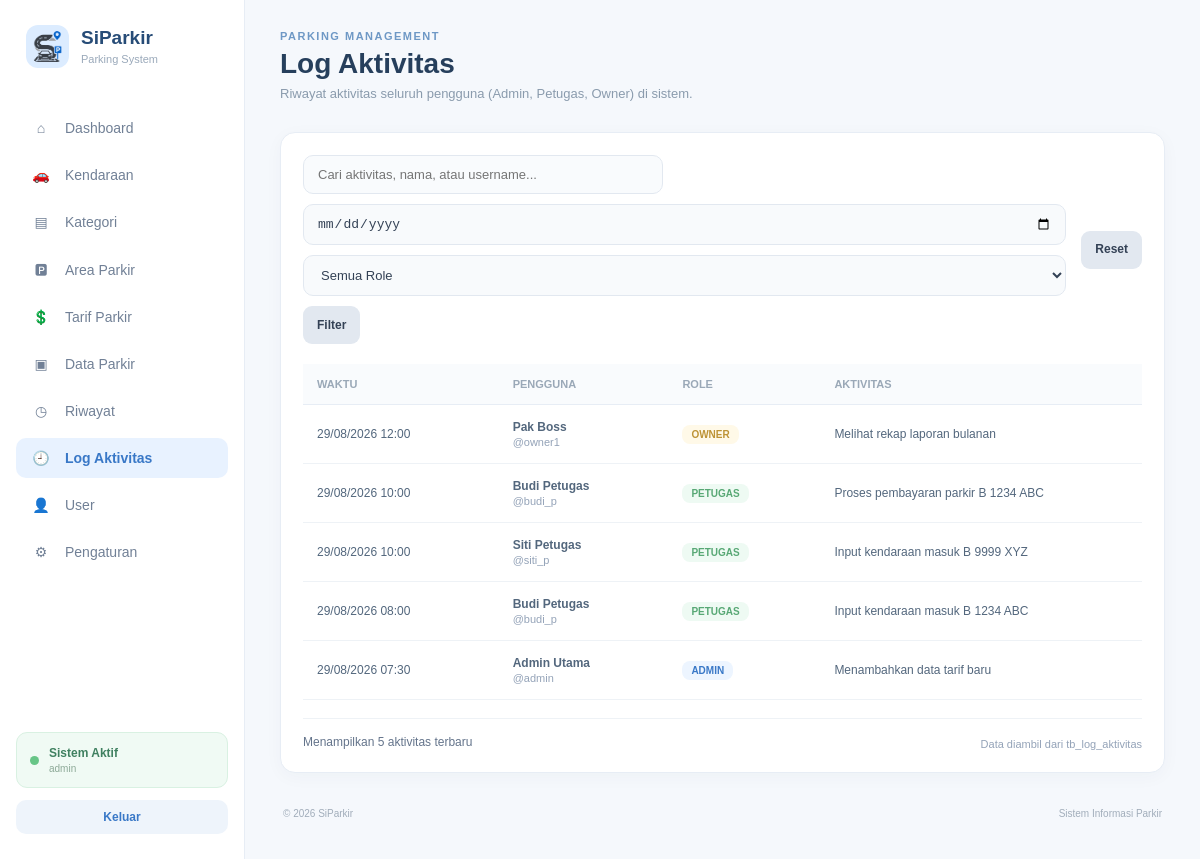
/controller/c_log.php (signed in), run on the app's committed database.
### tables this page shows
CREATE TABLE `tb_log_aktivitas` (
  `id_log` int NOT NULL,
  `id_user` int NOT NULL,
  `aktivitas` varchar(100) NOT NULL,
  `waktu_aktivitas` datetime NOT NULL DEFAULT CURRENT_TIMESTAMP
);

CREATE TABLE `tb_user` (
  `id_user` int NOT NULL,
  `nama_lengkap` varchar(50) NOT NULL,
  `username` varchar(50) NOT NULL,
  `password` varchar(100) NOT NULL,
  `role` enum('admin','petugas','owner') NOT NULL,
  `status_aktif` tinyint(1) NOT NULL DEFAULT '1'
);

### controller/c_log.php (called while the page is built, shortened)
<?php
require_once __DIR__ . '/../model/m_log.php';
$model = new M_Log();
$log = $model->all($_GET['q'] ?? '', $_GET['tanggal'] ?? '', $_GET['role'] ?? '');
require __DIR__ . '/../views/v_log.php';

### views/_helpers.php (called while the page is built, shortened)
<?php
function base_url() {
    $projectRoot = str_replace('\\', '/', dirname(__DIR__));
    $docRoot = isset($_SERVER['DOCUMENT_ROOT']) ? str_replace('\\', '/', rtrim($_SERVER['DOCUMENT_ROOT'], '/')) : '';
    if ($docRoot !== '' && stripos($projectRoot, $docRoot) === 0) {
        return rtrim(substr($projectRoot, strlen($docRoot)), '/');
    }
    $script = str_replace('\\', '/', $_SERVER['SCRIPT_NAME'] ?? '');
    return rtrim(dirname(dirname($script)), '/');
}
function e($v){return htmlspecialchars((string)$v, ENT_QUOTES, 'UTF-8');}
function tanggal_id($dt){return $dt?date('d/m/Y H:i',strtotime($dt)):'-';}

### model/m_log.php (called while the page is built, shortened)
<?php
require_once __DIR__ . '/m_koneksi.php';
class M_Log
{
    public function all($keyword = '', $tanggal = '', $role = '')
    {
        global $conn;
        $where = '1=1';
        $sql = "SELECT l.id_log, l.aktivitas, l.waktu_aktivitas, u.nama_lengkap, u.username, u.role
                FROM tb_log_aktivitas l
                JOIN tb_user u ON u.id_user = l.id_user
                WHERE $where
                ORDER BY l.waktu_aktivitas DESC
                LIMIT 300";
        $q = mysqli_query($conn, $sql);
        return $q ? mysqli_fetch_all($q, MYSQLI_ASSOC) : [];
    }
}

### views/v_log.php (the view)
<?php require_once __DIR__.'/_helpers.php'; $current_page_override='v_log.php'; $basePath=base_url(); ?><!DOCTYPE html><html lang="id"><head><meta charset="UTF-8"><meta name="viewport" content="width=device-width,initial-scale=1"><title>Log Aktivitas - SiParkir</title><link rel="stylesheet" href="<?=e($basePath.'/asset/dashboard_admin.css')?>"><style>.role-tag{display:inline-block;padding:4px 9px;border-radius:8px;font-size:10px;font-weight:bold;text-transform:uppercase}.role-tag.admin{background:#edf5ff;color:#3978c7}.role-tag.petugas{background:#eefaf3;color:#58a875}.role-tag.owner{background:#fff9e8;color:#bd9336}</style></head><body><div class="layout"><?php include __DIR__.'/_sidebar.php'; ?><main class="main"><header class="header"><div><p class="small-title">PARKING MANAGEMENT</p><h1>Log Aktivitas</h1><p class="subtitle">Riwayat aktivitas seluruh pengguna (Admin, Petugas, Owner) di sistem.</p></div></header><section class="page-panel"><form class="toolbar" method="get" action="c_log.php"><div class="inline-form"><input class="search-box" name="q" value="<?=e($_GET['q']??'')?>" placeholder="Cari aktivitas, nama, atau username..."><input class="form-input date-input" type="date" name="tanggal" value="<?=e($_GET['tanggal']??'')?>"><select class="form-select status-select" name="role"><option value="">Semua Role</option><option value="admin" <?=($_GET['role']??'')==='admin'?'selected':''?>>Admin</option><option value="petugas" <?=($_GET['role']??'')==='petugas'?'selected':''?>>Petugas</option><option value="owner" <?=($_GET['role']??'')==='owner'?'selected':''?>>Owner</option></select><button class="btn-secondary">Filter</button></div><a class="btn-secondary" href="<?=e($basePath.'/controller/c_log.php')?>">Reset</a></form><div class="table-wrapper"><table class="data-table"><thead><tr><th>Waktu</th><th>Pengguna</th><th>Role</th><th>Aktivitas</th></tr></thead><tbody><?php if(empty($log)):?><tr><td colspan="4" class="empty">Belum ada aktivitas yang tercatat.</td></tr><?php else:foreach($log as $l):?><tr><td><?=e(tanggal_id($l['waktu_aktivitas']))?></td><td><strong><?=e($l['nama_lengkap'])?></strong><small class="subrow">@<?=e($l['username'])?></small></td><td><span class="role-tag <?=e($l['role'])?>"><?=e($l['role'])?></span></td><td><?=e($l['aktivitas'])?></td></tr><?php endforeach;endif;?></tbody></table></div><div class="list-footer"><span>Menampilkan <?=count($log)?> aktivitas terbaru</span><span class="muted">Data diambil dari tb_log_aktivitas</span></div></section><footer><span>© 2026 SiParkir</span><span>Sistem Informasi Parkir</span></footer></main></div></body></html>

### asset/dashboard_admin.css (style rules this page uses)
* { margin: 0; padding: 0; box-sizing: border-box; }
body { font-family: Arial, Helvetica, sans-serif; background: #f5f8fc; color: #26364a; }
.layout { display: flex; min-height: 100vh; }
.main { flex: 1; padding: 30px 35px; overflow: hidden; }
.header { display: flex; justify-content: space-between; align-items: center; margin-bottom: 28px; }
.small-title { color: #6e98c5; font-size: 11px; font-weight: bold; letter-spacing: 1.5px; margin-bottom: 6px; }
.header h1 { font-size: 28px; color: #263f5c; }
.subtitle { margin-top: 5px; font-size: 13px; color: #8a9bad; }
footer { display: flex; justify-content: space-between; margin-top: 25px; padding: 10px 3px; font-size: 10px; color: #a1adba; }
.page-panel { background: #ffffff; border: 1px solid #e7edf5; border-radius: 15px; padding: 22px; }
.toolbar { display: flex; justify-content: space-between; align-items: center; gap: 15px; margin-bottom: 20px; }
.search-box, .form-input, .form-select, .form-textarea { width: 100%; padding: 11px 14px; border: 1px solid #e2e8f0; border-radius: 10px; background: #f9fbfd; color: #53677d; font-size: 13px; outline: none; }
.search-box { max-width: 360px; }
.btn-primary, .btn-soft, .btn-danger-soft, .btn-secondary { display: inline-block; border-radius: 10px; padding: 11px 16px; font-size: 12px; font-weight: bold; text-decoration: none; border: 1px solid transparent; cursor: pointer; }
.btn-secondary { background: #f3f6fa; color: #53677d; border-color: #e2e8f0; }
.table-wrapper { overflow-x: auto; }
.data-table { width: 100%; border-collapse: collapse; }
.data-table th { padding: 14px; text-align: left; background: #f9fbfd; color: #9aa8b7; border-bottom: 1px solid #e7edf5; font-size: 11px; font-weight: bold; text-transform: uppercase; }
.data-table td { padding: 15px 14px; border-bottom: 1px solid #eef2f6; color: #53677d; font-size: 12px; }
.date-input { width:155px; }
.status-select { width:150px; }
.list-footer { display:flex; justify-content:space-between; align-items:center; margin-top:18px; padding-top:14px; border-top:1px solid #eef2f6; color:#9aa8b7; font-size:11px; }
button, a { font-family: inherit; }
.inline-form { display:flex;gap:10px;align-items:center;flex-wrap:wrap }
.form-input,.form-select,.form-textarea { box-sizing:border-box;width:100%;padding:11px 13px;border:1px solid #e2e8f0;border-radius:10px;background:#f8fafc;color:#334155;font-size:13px;outline:none }
.btn-primary,.btn-secondary,.btn-soft,.btn-danger-soft { display:inline-flex;align-items:center;justify-content:center;border:0;text-decoration:none;cursor:pointer;padding:9px 13px;border-radius:9px;font-size:12px;font-weight:700 }
.btn-secondary { background:#e2e8f0;color:#334155 }
.help,.muted,.subrow { display:block;color:#94a3b8;font-size:11px;margin-top:5px }
.subrow { margin-top:2px }
.date-input { min-width:160px }
.list-footer { display:flex;justify-content:space-between;align-items:center;padding:14px 0 0;color:#64748b;font-size:12px }
.table-wrapper { overflow-x:auto }
.data-table { min-width:900px }
.search-box { box-sizing:border-box }
html { scroll-behavior: smooth; }
body { min-width: 0; }
.main { min-width: 0; overflow: visible; }
.btn-primary, .btn-secondary, .btn-soft, .btn-danger-soft, .btn-tambah, .btn-kembali { display: inline-flex !important; align-items: center; justify-content: center; gap: 6px; min-height: 38px; padding: 9px 14px !important; line-height: 1.2; white-space: nowrap; vertical-align: middle; transition: transform .15s ease, box-shadow .15s ease, background .15s ease; }
.data-table td:last-child { white-space: nowrap; }
.toolbar { flex-wrap: wrap; }
.toolbar > .btn-primary, .toolbar > .btn-secondary { flex: 0 0 auto; }
.inline-form { flex: 1 1 auto; }
.inline-form .search-box { min-width: 220px; }
.form-input, .form-select, .form-textarea, .search-box { transition: border-color .15s ease, box-shadow .15s ease, background .15s ease; }
.page-panel { box-shadow: 0 4px 18px rgba(35,58,85,.035); }
.header { min-width: 0; }
.header h1 { line-height: 1.15; }
.subtitle { line-height: 1.45; }
.table-wrapper { width: 100%; }
.data-table th, .data-table td { vertical-align: middle; }
footer { gap: 15px; flex-wrap: wrap; }

### views/v_log.php (style rules this page uses)
.role-tag { display:inline-block;padding:4px 9px;border-radius:8px;font-size:10px;font-weight:bold;text-transform:uppercase }
.role-tag.admin { background:#edf5ff;color:#3978c7 }
.role-tag.petugas { background:#eefaf3;color:#58a875 }
.role-tag.owner { background:#fff9e8;color:#bd9336 }

### data on the page
tb_log_aktivitas: waktu_aktivitas "29/08/2026 12:00", id_user.nama_lengkap "Pak Boss", id_user.username "owner1", id_user.role "OWNER", aktivitas "Melihat rekap laporan bulanan"
tb_log_aktivitas: waktu_aktivitas "29/08/2026 10:00", id_user.nama_lengkap "Budi Petugas", id_user.username "budi_p", id_user.role "PETUGAS", aktivitas "Proses pembayaran parkir B 1234 ABC"
tb_log_aktivitas: waktu_aktivitas "29/08/2026 10:00", id_user.nama_lengkap "Siti Petugas", id_user.username "siti_p", id_user.role "PETUGAS", aktivitas "Input kendaraan masuk B 9999 XYZ"
tb_log_aktivitas: waktu_aktivitas "29/08/2026 08:00", id_user.nama_lengkap "Budi Petugas", id_user.username "budi_p", id_user.role "PETUGAS", aktivitas "Input kendaraan masuk B 1234 ABC"
tb_log_aktivitas: waktu_aktivitas "29/08/2026 07:30", id_user.nama_lengkap "Admin Utama", id_user.username "admin", id_user.role "ADMIN", aktivitas "Menambahkan data tarif baru"

### other printed values
$icon "⌂"
$label "Dashboard"
$icon "🚗"
$label "Kendaraan"
$icon "▤"
$label "Kategori"
$icon "🅿"
$label "Area Parkir"
$icon "💲"
$label "Tarif Parkir"
$icon "▣"
$label "Data Parkir"
$icon "◷"
$label "Riwayat"
$icon "🕘"
